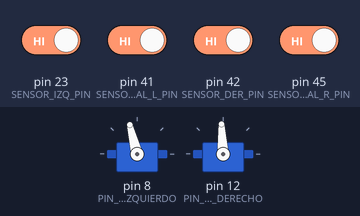
The sketch below on a simulated Arduino Mega 2560, built with avr-gcc and run on an emulated ATmega2560. Parts: 2 × servo. The inputs (shaded band) are chosen by the test bench; at power-on: pin 23 (SENSOR_IZQ_PIN), pin 41 (SENSOR_CENTRAL_L_PIN), pin 42 (SENSOR_DER_PIN), pin 45 (SENSOR_CENTRAL_R_PIN) HIGH.

Above: at 1.3 s.
1.4 s: pin 42 (SENSOR_DER_PIN) driven LOW
2.9 s: pin 23 (SENSOR_IZQ_PIN) driven LOW
5.9 s: pin 23 (SENSOR_IZQ_PIN) driven HIGH
At 6.6 s:
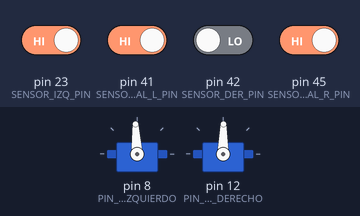
7.4 s: pin 42 (SENSOR_DER_PIN) driven HIGH
At 7.8 s:
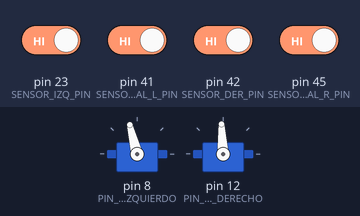
Timing chart, 0 to 56.4 s (numbered marks = the images above; inputs shaded):
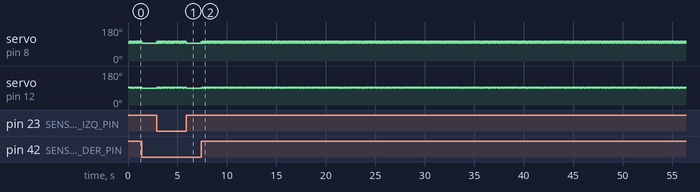

The sketch:

seguidorLineas.ino
```cpp
// plaquita: Arduino mega 2560

#include "src/Motores/Motores.h"
#include "src/sensoresLineas/sensoresLineas.h"

int8_t direccion_robot = 0; // -1 derecha, 0 recto, 1 izquierda

#define RECTO 0
#define DERECHA 1
#define IZQUIERDA 2

bool centrado = true;
uint8_t sentido = RECTO;

void setup()
{
  Serial.begin(9600);

  motores_init();
  sensoresLinias_init();

  delay(100);
  sensoresLinias_polling();

  adelante();
  // Serial.println("adelante");
}

void loop()
{
  sensoresLinias_polling();

  // -------------------------------- sensores interiores
  if (sensorCentralL_isActive() || sensorCentralR_isActive())
  {
    centrado = true;
  }

  // -------------------------------- sensores exteriores
  if (sensor_izq_isActive())
  {
    sentido = DERECHA;
    centrado = false;
    izquierda();
  }

  if (sensor_der_isActive())
  {
    sentido = IZQUIERDA;
    centrado = false;
    derecha();
  }

  // -------------------------------- extra ( cuando se logró centrar al robot )
  if (centrado)
  {
    switch (sentido)
    {
    case IZQUIERDA:
      if (sensorCentralL_isActive())
      {
        sentido = DERECHA;
        izquierda();
      }
      break;

    case DERECHA:
      if (sensorCentralR_isActive())
      {
        sentido = IZQUIERDA;
        derecha();
      }
      break;

    default:
      sentido = RECTO;
      adelante();
      break;
    }
  }
}

// -------------------------------- Sensores

// -------------------------------- Motor
void adelante()
{
  motor_runProporcional(MOTOR_IZQUIERDO, 104);
  motor_runProporcional(MOTOR_DERECHO, 85);
}

void izquierda()
{
  motor_runProporcional(MOTOR_IZQUIERDO, 90);
  motor_runProporcional(MOTOR_DERECHO, 85);
}

void derecha()
{
  motor_runProporcional(MOTOR_IZQUIERDO, 104);
  motor_runProporcional(MOTOR_DERECHO, 90);
}

void detenido()
{
  motor_runProporcional(MOTOR_IZQUIERDO, 90);
  motor_runProporcional(MOTOR_DERECHO, 90);
}
```

Motores.cpp
```cpp
#include <Arduino.h>
#include "Motores.h"
#include <ServoTimer2.h>

ServoTimer2 servoIzquierdo;
ServoTimer2 servoDerecho;

void motores_init(void)
{
    servoIzquierdo.attach(PIN_MOTOR_IZQUIERDO);
    servoDerecho.attach(PIN_MOTOR_DERECHO);

    motores_off();
}

void motores_off(void)
{
    servoIzquierdo.write(MAP_SERVO_GRADOS_A_PULSOS(PWM_STOP));
    servoDerecho.write(MAP_SERVO_GRADOS_A_PULSOS(PWM_STOP));
}

void motores_go(uint8_t direccion)
{
    switch (direccion)
    {
    case ADELANTE:
        servoIzquierdo.write(MAP_SERVO_GRADOS_A_PULSOS(PWM_VELOCIDAD_ATRAS));
        servoDerecho.write(MAP_SERVO_GRADOS_A_PULSOS(PWM_VELOCIDAD_ADELANTE));
        break;

    case DERECHA:
        servoIzquierdo.write(MAP_SERVO_GRADOS_A_PULSOS(PWM_VELOCIDAD_ADELANTE));
        break;

    case IZQUIERDA:
        servoDerecho.write(MAP_SERVO_GRADOS_A_PULSOS(PWM_VELOCIDAD_ATRAS));
        break;

    case ATRAS:
        servoIzquierdo.write(MAP_SERVO_GRADOS_A_PULSOS(PWM_VELOCIDAD_ATRAS));
        servoDerecho.write(MAP_SERVO_GRADOS_A_PULSOS(PWM_VELOCIDAD_ADELANTE));
        break;

    case STOP:
    default:
        motores_off();
        break;
    }
}

void motor_runProporcional(uint8_t motor, uint16_t valor)
{
    if (motor == MOTOR_IZQUIERDO)
    {
        servoIzquierdo.write(MAP_SERVO_GRADOS_A_PULSOS(valor));
    }
    else
    {
        servoDerecho.write(MAP_SERVO_GRADOS_A_PULSOS(valor));
    }
}
```

Motores.h
```cpp
#ifndef _MOTORES_
#define _MOTORES_

#include <Arduino.h>

#define PIN_MOTOR_IZQUIERDO 8
#define PIN_MOTOR_DERECHO 12
#define PWM_VELOCIDAD_ADELANTE 128 // 180 = máxima ; 91 = mínima
#define PWM_STOP 90
#define PWM_VELOCIDAD_ATRAS 52 // 0 = máxima ; 89 = mínima

#define VALOR_MAX_UP 2000     // Máximo up
#define VALOR_MIN_UP 1510     // Mínimo up (empieza a funcionar)
#define VALOR_CENTRO_SUP 1509 // Límite superior zona muerta
#define VALOR_CENTRO_INF 1491 // Límite inferior zona muerta
#define VALOR_MIN_DOWN 1000   // Máximo down
#define VALOR_MAX_DOWN 1490   // Mínimo down (empieza a funcionar)

#define UP_MIN 1510
#define UP_MAX 2000
#define DOWN_MIN 1000
#define DOWN_MAX 1490

#define MAP_SERVO_GRADOS_A_PULSOS(valor) map(valor, 0, 180, 750, 2250)

#define STOP 0
#define ADELANTE 1
#define DERECHA 2
#define IZQUIERDA 3
#define ATRAS 4

#define MOTOR_IZQUIERDO 1
#define MOTOR_DERECHO 0

void motores_init(void);
void motores_off(void);
void motores_go(uint8_t direccion);
void motor_runProporcional(uint8_t motor, uint16_t valor);

#endif
```

sensoresLineas.cpp
```cpp
#include "sensoresLineas.h"

// Estructura interna para cada sensor
typedef struct
{
    uint8_t pin;
    bool state;
    bool lastReading;
    unsigned long lastDebounceTime;
} sensor_t;

// Sensores
static sensor_t sensorCentralL = {SENSOR_CENTRAL_L_PIN, false, true, 0};
static sensor_t sensorCentralR = {SENSOR_CENTRAL_R_PIN, false, true, 0};
static sensor_t sensorDer = {SENSOR_DER_PIN, false, true, 0};
static sensor_t sensorIzq = {SENSOR_IZQ_PIN, false, true, 0};

void sensoresLinias_init(void)
{
    pinMode(SENSOR_CENTRAL_L_PIN, INPUT_PULLUP);
    pinMode(SENSOR_CENTRAL_R_PIN, INPUT_PULLUP);
    pinMode(SENSOR_DER_PIN, INPUT_PULLUP);
    pinMode(SENSOR_IZQ_PIN, INPUT_PULLUP);
    sensoresLinias_polling();
}

static void updateSensor(sensor_t *s)
{
    bool reading = digitalRead(s->pin);

    if (reading != s->lastReading)
    {
        s->lastDebounceTime = millis();
    }

    if ((millis() - s->lastDebounceTime) > SENSORES_DEBOUNCE_MS)
    {
        // Sensor activo en LOW (pull-up)
        s->state = (reading == LOW);
    }

    s->lastReading = reading;
}

void sensoresLinias_polling(void)
{
    updateSensor(&sensorCentralL);
    updateSensor(&sensorCentralR);
    updateSensor(&sensorDer);
    updateSensor(&sensorIzq);
}

// Lecturas ( van invertidas )
bool sensorCentralL_isActive(void)
{
    return !sensorCentralL.state;
}

bool sensorCentralR_isActive(void)
{
    return !sensorCentralR.state;
}

bool sensor_der_isActive(void)
{
    return !sensorDer.state;
}

bool sensor_izq_isActive(void)
{
    return !sensorIzq.state;
}
```

sensoresLineas.h
```cpp
#ifndef __SENSORES_LINEAS_H_
#define __SENSORES_LINEAS_H_

#include <Arduino.h>

#define SENSOR_CENTRAL_L_PIN 41
#define SENSOR_CENTRAL_R_PIN 45
#define SENSOR_DER_PIN 42
#define SENSOR_IZQ_PIN 23

// Tiempo de debounce en ms
#define SENSORES_DEBOUNCE_MS 5

// Inicialización
void sensoresLinias_init(void);

// Polling (llamar en loop)
void sensoresLinias_polling(void);

// Lectura de sensores
bool sensorCentralL_isActive(void);
bool sensorCentralR_isActive(void);
bool sensor_der_isActive(void);
bool sensor_izq_isActive(void);

#endif
```

Measured:
- after the input at 5.9 s, servo on pin 8 (PIN_MOTOR_IZQUIERDO): goes on until 5.9 s, then stays 93°; servo on pin 12 (PIN_MOTOR_DERECHO): stops changing and stays 89°
- after the input at 7.4 s, servo on pin 8 (PIN_MOTOR_IZQUIERDO): alternates 104° for 0.02 s and 93° for 0.02 s, starting at once; servo on pin 12 (PIN_MOTOR_DERECHO): alternates 93° for 0.02 s and 89° for 0.02 s, starting at once
